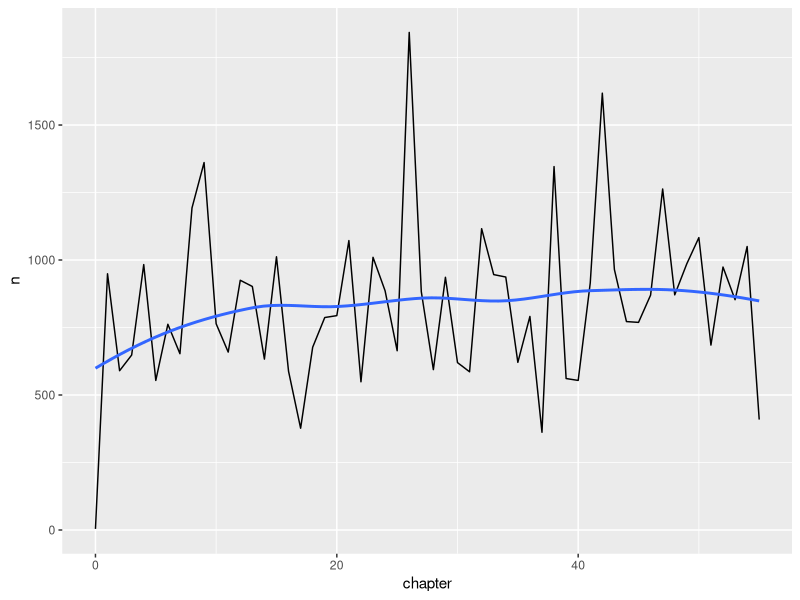

Reproduce this figure in R. (Note: this script raises an error after producing the figure.)

# libraries --------------------------------------------------------------------
library(tidyverse)
library(janeaustenr)
library(tidytext)

# text example -----------------------------------------------------------------
text <- c(
  "I love R",
  "R is magic",
  "It is hard and boring at the beginning",
  "but once you have started",
  "you just can't stop using it"
)

text_as_df <- tibble(
  line = 1:5,
  text = text
  )

unnest_tokens(
  tbl = text_as_df,
  output = word,
  input = text
  )

# jane austen books ------------------------------------------------------------
jane_tidy <- austen_books() %>%
  group_by(book) %>%
  mutate(linenumber = row_number()) %>% 
  mutate(chapter = str_detect(text, "CHAPTER") %>% cumsum()) %>%
  ungroup() %>%
  unnest_tokens(word, text)

# remove stop words ------------------------------------------------------------
jane_tidy_words <- jane_tidy %>% 
  anti_join(stop_words)

# plot amount of words by chapter ----------------------------------------------
jane_tidy_words %>% 
  filter(book == "Emma") %>% 
  group_by(chapter) %>% 
  summarise(n = n()) %>%
  ggplot(aes(chapter,n)) + 
  geom_line() + 
  geom_smooth(se=FALSE)

# access to nrc sentiment lexicon ----------------------------------------------
nrc_joy <- get_sentiments("nrc") %>%
  filter(sentiment == "joy")

# evaluate sentiment for all words ---------------------------------------------
jane_tidy_joy <- jane_tidy_words %>% 
  group_by(book,chapter) %>%
  mutate(words = n()) %>%
  inner_join(nrc_joy) %>% 
  group_by(book,chapter,words) %>%
  summarise(joy_words = n()) %>% 
  mutate(joy_rate = joy_words/words) 

jane_tidy_joy %>% 
  ggplot(aes(x=chapter,y=joy_rate,group=book,colour=book)) + 
  geom_line() +
  geom_smooth(se = FALSE) + 
  scale_y_continuous(labels = scales::percent_format(accuracy = 0.5))

# access to afinn sentiment lexicon --------------------------------------------
afinn_sentiments <- get_sentiments("afinn")

# evaluate sentiment for all words ---------------------------------------------
jane_tidy_words %>% 
  inner_join(afinn_sentiments) %>%
  group_by(book, chapter) %>% 
  summarise(avg_score = mean(score)) %>%
  ggplot(aes(chapter, avg_score, group=book, colour = book)) + 
  geom_line() + 
  geom_smooth(se = FALSE)
